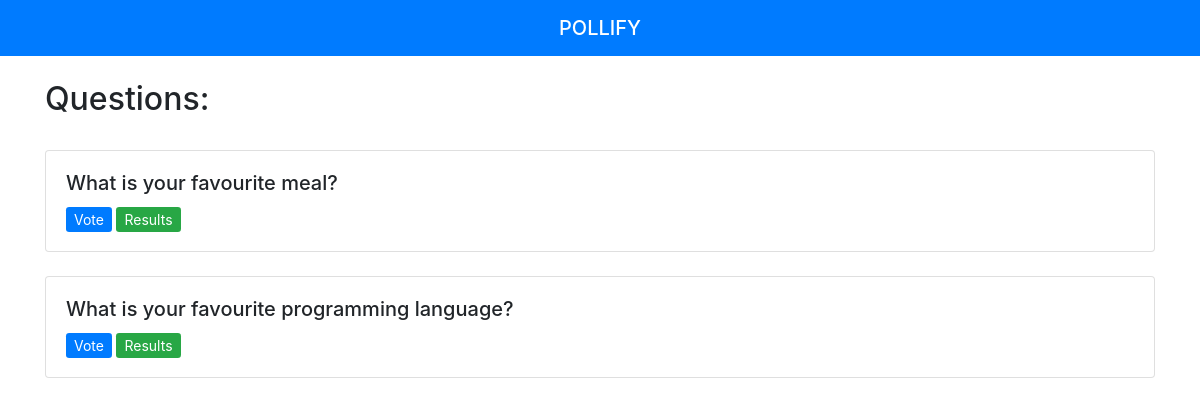
The page / on the database its author committed.
### polls/models.py (models this page shows, shortened)
class Question(models.Model):
    question_text = models.CharField(max_length=200)
    pub_date = models.DateTimeField('date published', auto_now_add=True)

### polls/views.py (the view)
# urls.py: path('', views.index, name='index'),
def index(request):
    questions = Question.objects.order_by('-pub_date')
    context = {
        'questions': questions
        }
    return render(request, 'polls/index.html', context)

### templates/polls/index.html (shortened to what this page needs)
{% extends 'base.html' %}
{% block content %}
  <br>
  <h2>Questions:</h2>
  <br>
  {% for q in questions %}
    <div class="card">
      <div class="card-body">
        <h5 class="card-title">{{ q.question_text }}</h5>
        <a href="{% url 'detail' q.pk %}" class="btn-sm btn-primary">Vote</a>
        <a href="{% url 'results' q.pk %}" class="btn-sm btn-success">Results</a>
      </div>
    </div>
    <br>
  {% endfor %}
{% endblock %}

### rows shown on the page
Question: question_text "What is your favourite meal?"
Question: question_text "What is your favourite programming language?"
